Frame 1 (no input): blank canvas, image omitted
Frame 60 (the mouse pressed at the canvas centre just before this capture): blank canvas, image omitted
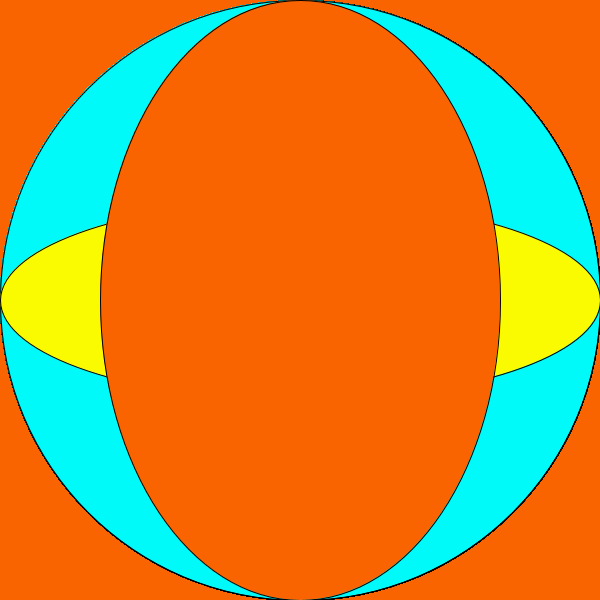
Frame 120 (the mouse held since frame 60 and released just before this capture)

The Processing sketch whose frames 1 and 60 were blank and that drew this single picture after the mouse press (run headless with seeded random() and noise(); from frame 60 on, the mouse is pressed at the canvas centre):

// Processing sketch: processing_14979
// ── processing_14979.pde

int photos;
void setup() {
  size(600,600);
  photos = 1;
}
void draw() {
  fill(0,250,250);
  ellipse(300,300,(mouseX-600)*2,(mouseY-600)*2);
  fill(0,100,250);
   ellipse(300,300,(mouseX-600)*2,(mouseY-300)*2);
   fill(250,250,0);
    ellipse(300,300,(mouseX-600)*2,(mouseY-200)*2);
    fill(250,100,0);
    ellipse(300,300,(mouseX-500)*2,(mouseY-600)*2);
}
void mousePressed() {
save("myImage" + photos + ".jpg");
photos = photos + 1;
}
